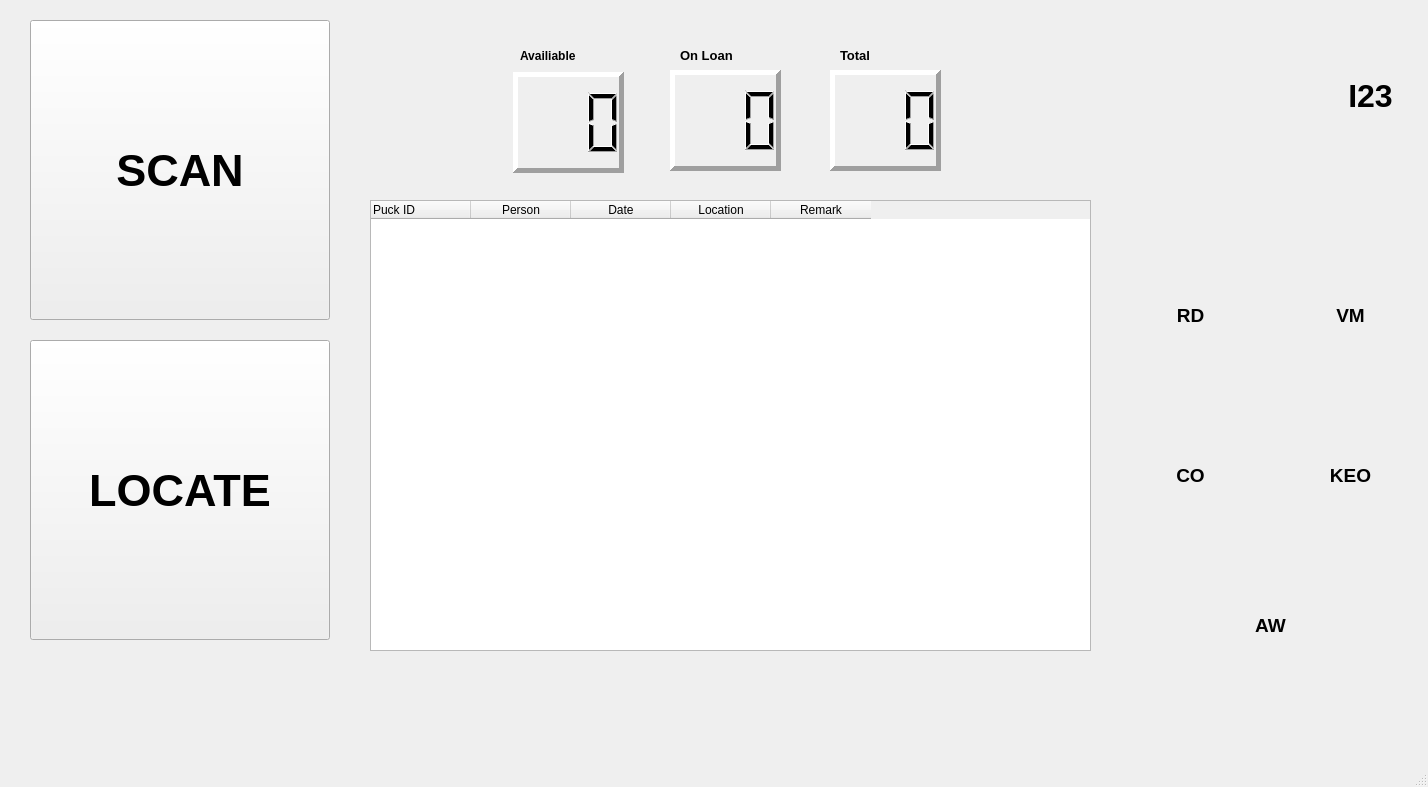
<?xml version="1.0" encoding="UTF-8"?>
<ui version="4.0">
 <class>MainWindow</class>
 <widget class="QMainWindow" name="MainWindow">
  <property name="geometry">
   <rect>
    <x>0</x>
    <y>0</y>
    <width>1428</width>
    <height>787</height>
   </rect>
  </property>
  <property name="windowTitle">
   <string>MainWindow</string>
  </property>
  <property name="windowIcon">
   <iconset>
    <normaloff>resources/combipuck.jpg</normaloff>resources/combipuck.jpg</iconset>
  </property>
  <property name="locale">
   <locale language="English" country="UnitedKingdom"/>
  </property>
  <property name="tabShape">
   <enum>QTabWidget::Rounded</enum>
  </property>
  <widget class="QWidget" name="centralwidget">
   <widget class="QPushButton" name="but_scan">
    <property name="geometry">
     <rect>
      <x>30</x>
      <y>20</y>
      <width>300</width>
      <height>300</height>
     </rect>
    </property>
    <property name="font">
     <font>
      <pointsize>34</pointsize>
      <weight>75</weight>
      <bold>true</bold>
     </font>
    </property>
    <property name="mouseTracking">
     <bool>true</bool>
    </property>
    <property name="tabletTracking">
     <bool>true</bool>
    </property>
    <property name="contextMenuPolicy">
     <enum>Qt::PreventContextMenu</enum>
    </property>
    <property name="autoFillBackground">
     <bool>false</bool>
    </property>
    <property name="text">
     <string>SCAN</string>
    </property>
    <property name="autoDefault">
     <bool>false</bool>
    </property>
    <property name="default">
     <bool>false</bool>
    </property>
    <property name="flat">
     <bool>false</bool>
    </property>
   </widget>
   <widget class="QLabel" name="lab_avail">
    <property name="geometry">
     <rect>
      <x>520</x>
      <y>40</y>
      <width>101</width>
      <height>31</height>
     </rect>
    </property>
    <property name="font">
     <font>
      <pointsize>9</pointsize>
      <weight>75</weight>
      <bold>true</bold>
     </font>
    </property>
    <property name="text">
     <string>Availiable</string>
    </property>
   </widget>
   <widget class="QLabel" name="lab_onloan">
    <property name="geometry">
     <rect>
      <x>680</x>
      <y>40</y>
      <width>101</width>
      <height>31</height>
     </rect>
    </property>
    <property name="font">
     <font>
      <pointsize>10</pointsize>
      <weight>75</weight>
      <bold>true</bold>
     </font>
    </property>
    <property name="text">
     <string>On Loan</string>
    </property>
    <property name="alignment">
     <set>Qt::AlignLeading|Qt::AlignLeft|Qt::AlignVCenter</set>
    </property>
   </widget>
   <widget class="QLabel" name="lab_total">
    <property name="geometry">
     <rect>
      <x>840</x>
      <y>40</y>
      <width>91</width>
      <height>31</height>
     </rect>
    </property>
    <property name="font">
     <font>
      <pointsize>10</pointsize>
      <weight>75</weight>
      <bold>true</bold>
     </font>
    </property>
    <property name="text">
     <string>Total</string>
    </property>
    <property name="alignment">
     <set>Qt::AlignLeading|Qt::AlignLeft|Qt::AlignVCenter</set>
    </property>
   </widget>
   <widget class="QPushButton" name="but_locate">
    <property name="geometry">
     <rect>
      <x>30</x>
      <y>340</y>
      <width>300</width>
      <height>300</height>
     </rect>
    </property>
    <property name="font">
     <font>
      <pointsize>34</pointsize>
      <weight>75</weight>
      <bold>true</bold>
     </font>
    </property>
    <property name="text">
     <string>LOCATE</string>
    </property>
   </widget>
   <widget class="QLabel" name="lab_I23">
    <property name="geometry">
     <rect>
      <x>1310</x>
      <y>20</y>
      <width>121</width>
      <height>151</height>
     </rect>
    </property>
    <property name="font">
     <font>
      <pointsize>24</pointsize>
      <weight>75</weight>
      <bold>true</bold>
     </font>
    </property>
    <property name="text">
     <string>I23</string>
    </property>
    <property name="alignment">
     <set>Qt::AlignCenter</set>
    </property>
   </widget>
   <widget class="QLabel" name="lab_RD">
    <property name="geometry">
     <rect>
      <x>1130</x>
      <y>300</y>
      <width>121</width>
      <height>31</height>
     </rect>
    </property>
    <property name="font">
     <font>
      <pointsize>14</pointsize>
      <weight>75</weight>
      <bold>true</bold>
     </font>
    </property>
    <property name="layoutDirection">
     <enum>Qt::LeftToRight</enum>
    </property>
    <property name="text">
     <string>RD</string>
    </property>
    <property name="alignment">
     <set>Qt::AlignCenter</set>
    </property>
   </widget>
   <widget class="QLabel" name="lab_VM">
    <property name="geometry">
     <rect>
      <x>1290</x>
      <y>300</y>
      <width>121</width>
      <height>31</height>
     </rect>
    </property>
    <property name="font">
     <font>
      <pointsize>14</pointsize>
      <weight>75</weight>
      <bold>true</bold>
     </font>
    </property>
    <property name="text">
     <string>VM</string>
    </property>
    <property name="alignment">
     <set>Qt::AlignCenter</set>
    </property>
   </widget>
   <widget class="QLabel" name="lab_CO">
    <property name="geometry">
     <rect>
      <x>1130</x>
      <y>460</y>
      <width>121</width>
      <height>31</height>
     </rect>
    </property>
    <property name="font">
     <font>
      <pointsize>14</pointsize>
      <weight>75</weight>
      <bold>true</bold>
     </font>
    </property>
    <property name="text">
     <string>CO</string>
    </property>
    <property name="alignment">
     <set>Qt::AlignCenter</set>
    </property>
   </widget>
   <widget class="QLabel" name="lab_KEO">
    <property name="geometry">
     <rect>
      <x>1290</x>
      <y>460</y>
      <width>121</width>
      <height>31</height>
     </rect>
    </property>
    <property name="font">
     <font>
      <pointsize>14</pointsize>
      <weight>75</weight>
      <bold>true</bold>
     </font>
    </property>
    <property name="text">
     <string>KEO</string>
    </property>
    <property name="alignment">
     <set>Qt::AlignCenter</set>
    </property>
   </widget>
   <widget class="QLabel" name="lab_AW">
    <property name="geometry">
     <rect>
      <x>1210</x>
      <y>610</y>
      <width>121</width>
      <height>31</height>
     </rect>
    </property>
    <property name="font">
     <font>
      <pointsize>14</pointsize>
      <weight>75</weight>
      <bold>true</bold>
     </font>
    </property>
    <property name="text">
     <string>AW</string>
    </property>
    <property name="alignment">
     <set>Qt::AlignCenter</set>
    </property>
   </widget>
   <widget class="QLabel" name="qr_I23">
    <property name="geometry">
     <rect>
      <x>1140</x>
      <y>20</y>
      <width>161</width>
      <height>161</height>
     </rect>
    </property>
    <property name="text">
     <string/>
    </property>
    <property name="pixmap">
     <pixmap>resources/QR_I23.png</pixmap>
    </property>
    <property name="scaledContents">
     <bool>true</bool>
    </property>
   </widget>
   <widget class="QLabel" name="qr_RD">
    <property name="geometry">
     <rect>
      <x>1150</x>
      <y>220</y>
      <width>80</width>
      <height>80</height>
     </rect>
    </property>
    <property name="text">
     <string/>
    </property>
    <property name="pixmap">
     <pixmap>resources/QR_RD.png</pixmap>
    </property>
    <property name="scaledContents">
     <bool>true</bool>
    </property>
   </widget>
   <widget class="QLabel" name="qr_VM">
    <property name="geometry">
     <rect>
      <x>1310</x>
      <y>220</y>
      <width>80</width>
      <height>80</height>
     </rect>
    </property>
    <property name="text">
     <string/>
    </property>
    <property name="pixmap">
     <pixmap>resources/QR_VM.png</pixmap>
    </property>
    <property name="scaledContents">
     <bool>true</bool>
    </property>
   </widget>
   <widget class="QLabel" name="qr_CO">
    <property name="geometry">
     <rect>
      <x>1150</x>
      <y>380</y>
      <width>80</width>
      <height>80</height>
     </rect>
    </property>
    <property name="text">
     <string/>
    </property>
    <property name="pixmap">
     <pixmap>resources/QR_CO.png</pixmap>
    </property>
    <property name="scaledContents">
     <bool>true</bool>
    </property>
   </widget>
   <widget class="QLabel" name="qr_KEO">
    <property name="geometry">
     <rect>
      <x>1310</x>
      <y>380</y>
      <width>80</width>
      <height>80</height>
     </rect>
    </property>
    <property name="text">
     <string/>
    </property>
    <property name="pixmap">
     <pixmap>resources/QR_KEO.png</pixmap>
    </property>
    <property name="scaledContents">
     <bool>true</bool>
    </property>
   </widget>
   <widget class="QLabel" name="qr_AW">
    <property name="geometry">
     <rect>
      <x>1230</x>
      <y>530</y>
      <width>80</width>
      <height>80</height>
     </rect>
    </property>
    <property name="text">
     <string/>
    </property>
    <property name="pixmap">
     <pixmap>resources/QR_AW.png</pixmap>
    </property>
    <property name="scaledContents">
     <bool>true</bool>
    </property>
   </widget>
   <widget class="QLCDNumber" name="lcdNum_avail">
    <property name="geometry">
     <rect>
      <x>513</x>
      <y>72</y>
      <width>111</width>
      <height>101</height>
     </rect>
    </property>
    <property name="font">
     <font>
      <pointsize>20</pointsize>
      <weight>50</weight>
      <bold>false</bold>
     </font>
    </property>
    <property name="autoFillBackground">
     <bool>true</bool>
    </property>
    <property name="frameShape">
     <enum>QFrame::Panel</enum>
    </property>
    <property name="frameShadow">
     <enum>QFrame::Raised</enum>
    </property>
    <property name="lineWidth">
     <number>5</number>
    </property>
    <property name="midLineWidth">
     <number>0</number>
    </property>
    <property name="digitCount">
     <number>3</number>
    </property>
    <property name="mode">
     <enum>QLCDNumber::Dec</enum>
    </property>
    <property name="segmentStyle">
     <enum>QLCDNumber::Filled</enum>
    </property>
   </widget>
   <widget class="QLCDNumber" name="lcdNum_onloan">
    <property name="geometry">
     <rect>
      <x>670</x>
      <y>70</y>
      <width>111</width>
      <height>101</height>
     </rect>
    </property>
    <property name="font">
     <font>
      <pointsize>20</pointsize>
      <weight>50</weight>
      <bold>false</bold>
     </font>
    </property>
    <property name="autoFillBackground">
     <bool>true</bool>
    </property>
    <property name="frameShape">
     <enum>QFrame::Panel</enum>
    </property>
    <property name="frameShadow">
     <enum>QFrame::Raised</enum>
    </property>
    <property name="lineWidth">
     <number>5</number>
    </property>
    <property name="midLineWidth">
     <number>0</number>
    </property>
    <property name="digitCount">
     <number>3</number>
    </property>
    <property name="mode">
     <enum>QLCDNumber::Dec</enum>
    </property>
    <property name="segmentStyle">
     <enum>QLCDNumber::Filled</enum>
    </property>
   </widget>
   <widget class="QLCDNumber" name="lcdNum_total">
    <property name="geometry">
     <rect>
      <x>830</x>
      <y>70</y>
      <width>111</width>
      <height>101</height>
     </rect>
    </property>
    <property name="font">
     <font>
      <pointsize>20</pointsize>
      <weight>50</weight>
      <bold>false</bold>
     </font>
    </property>
    <property name="autoFillBackground">
     <bool>true</bool>
    </property>
    <property name="frameShape">
     <enum>QFrame::Panel</enum>
    </property>
    <property name="frameShadow">
     <enum>QFrame::Raised</enum>
    </property>
    <property name="lineWidth">
     <number>5</number>
    </property>
    <property name="midLineWidth">
     <number>0</number>
    </property>
    <property name="digitCount">
     <number>3</number>
    </property>
    <property name="mode">
     <enum>QLCDNumber::Dec</enum>
    </property>
    <property name="segmentStyle">
     <enum>QLCDNumber::Filled</enum>
    </property>
   </widget>
   <widget class="QTableWidget" name="tableWidget_db">
    <property name="geometry">
     <rect>
      <x>370</x>
      <y>200</y>
      <width>721</width>
      <height>451</height>
     </rect>
    </property>
    <property name="alternatingRowColors">
     <bool>true</bool>
    </property>
    <column>
     <property name="text">
      <string>Puck ID</string>
     </property>
     <property name="textAlignment">
      <set>AlignJustify|AlignVCenter</set>
     </property>
    </column>
    <column>
     <property name="text">
      <string>Person</string>
     </property>
    </column>
    <column>
     <property name="text">
      <string>Date</string>
     </property>
    </column>
    <column>
     <property name="text">
      <string>Location</string>
     </property>
    </column>
    <column>
     <property name="text">
      <string>Remark</string>
     </property>
    </column>
   </widget>
  </widget>
  <widget class="QStatusBar" name="statusbar"/>
 </widget>
 <tabstops>
  <tabstop>but_scan</tabstop>
  <tabstop>but_locate</tabstop>
 </tabstops>
 <resources/>
 <connections/>
</ui>
